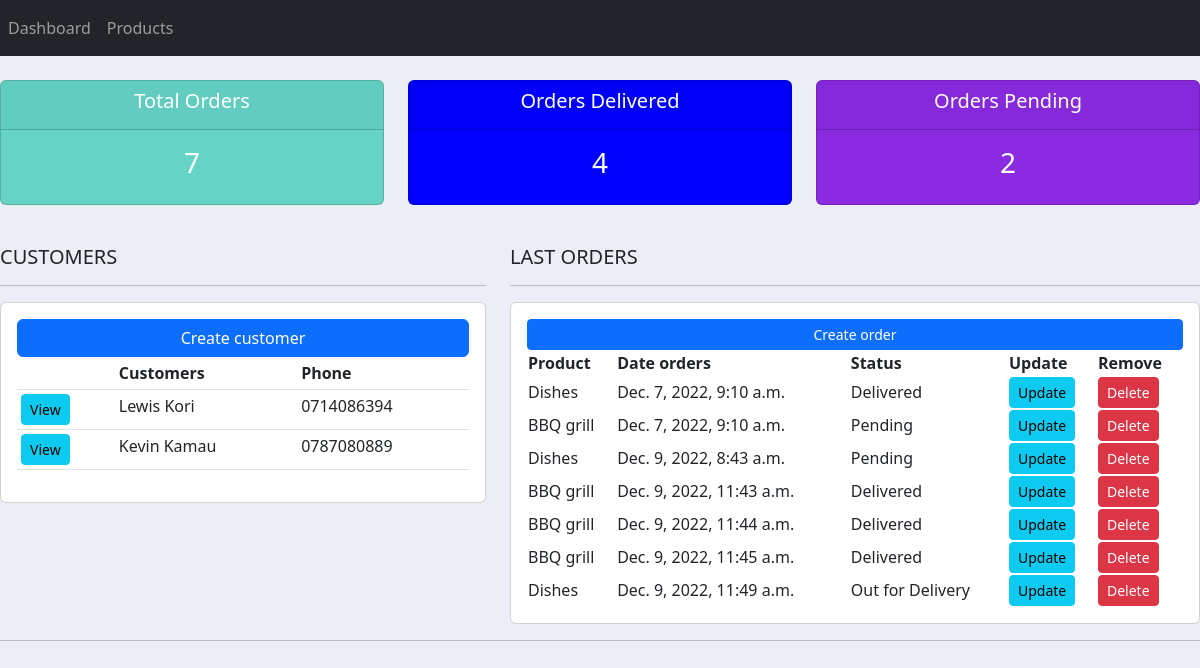
The page / on the database its author committed.
### accounts/models.py (models this page shows, shortened)
class Customer(models.Model):
    name=models.CharField(max_length=200, null=True)
    phone=models.CharField(max_length=200, null=True)
    email=models.CharField(max_length=200, null=True)
    date_created=models.DateTimeField(auto_now_add=True, null=True)

class Order(models.Model):
    STATUS=(
        ('Pending','Pending'),
        ('Out for Delivery','Out for Delivery'),
        ('Delivered','Delivered'),
    )
    customer=models.ForeignKey(Customer, null=True, on_delete=models.SET_NULL)
    product=models.ForeignKey(Product,null=True, on_delete=models.SET_NULL)
    date_created=models.DateTimeField(auto_now_add=True, null=True)
    status=models.CharField(max_length=200, null=True, choices=STATUS)

class Product(models.Model):
    CATEGORY=(
        ('Indoor','Indoor'),
        ('Outdoor','Outdoor'),
    )
    name=models.CharField(max_length=200, null=True)
    price=models.FloatField(null=True)
    category=models.CharField(max_length=200, null=True, choices=CATEGORY)
    description=models.CharField(max_length=200, null=True)
    date_created=models.DateTimeField(auto_now_add=True, null=True)
    tags=models.ManyToManyField(Tag)
    def __str__(self):
        return self.name

### accounts/views.py (the view)
# urls.py: 2. Add a URL to urlpatterns:  path('', views.home, name='home')
def home(request):
    customers=Customer.objects.all()
    orders=Order.objects.all()
    total_customers=customers.count()
    delivered=orders.filter(status='Delivered').count()
    pending=orders.filter(status='Pending').count()
    total_orders=orders.count()
    context={'orders':orders,'customers':customers,
    'total_orders':total_orders,
    'delivered':delivered,
    'pending':pending}
    return render(request, 'accounts/dashboard.html', context)

### accounts/templates/accounts/dashboard.html
{% extends 'accounts/main.html'%}
{%block content%}
{% include 'accounts/status.html'%}
<br>
<div class="row">
    <div class="col-md-5">
        <h5>CUSTOMERS</h5>
        <hr>
        <div class="card card-body">
            <a href="" class="btn btn-primary">Create customer</a>
            <table class="table table-sm">
                <tr>
                    <th></th>
                    <th>Customers</th>
                    <th>Phone</th>
                </tr>
                {% for customer in customers%}
                    <tr>
                        <td><a class="btn btn-sm btn-info" href="{% url 'customer' customer.id %}">View</a></td>
                        <td>{{customer.name}}</td>
                        <td>{{customer.phone}}</td>
                    </tr>
                {% endfor %}
            </table>
        </div>
    </div>
    <div class="col-md-7">
        <h5>LAST ORDERS</h5>
        <hr>
        <div class="card card-body">
            <a href="{% url 'create_order' %}" class="btn btn-primary btn-sm btn-block">Create order</a>
            <table>
                <tr>
                    <th>Product</th>
                    <th>Date orders</th>
                    <th>Status</th>
                    <th>Update</th>
                    <th>Remove</th>
                </tr>
                {% for order in orders%}
                    <tr>
                        <td>{{order.product}}</td>
                        <td>{{order.date_created}}</td>
                        <td>{{order.status}}</td>
                        <td><a class="btn btn-sm btn-info" href="">Update</a></td>
                        <td><a class="btn btn-sm btn-danger" href="">Delete</a></td>
                    </tr>
                {% endfor %}
            </table>
        </div>
    </div>
</div>
{%endblock%}

### accounts/templates/accounts/main.html (shortened to what this page needs)
{% load static %}
<!DOCTYPE html>
<html lang="en">
<head>
    <link href="https://cdn.jsdelivr.net/npm/bootstrap@5.2.3/dist/css/bootstrap.min.css" rel="stylesheet">
    <link rel="stylesheet" type="text/css" href="{% static '/css/main.css'%}">
</head>
<body>
    {% include 'accounts/navbar.html'%}
    {% block content %}
    {% endblock %}
    <hr>
</body>
</html>

### accounts/templates/accounts/navbar.html (shortened to what this page needs)
{% load static %}
<nav class="navbar navbar-expand-lg navbar-dark bg-dark">
    <div class="collapse navbar-collapse" id="navbarNav">
      <ul class="navbar-nav">
        <li class="nav-item active">
          <a class="nav-link" href="{% url 'home' %}">Dashboard </a>
        </li>
        <li class="nav-item">
          <a class="nav-link" href="{% url 'products' %}">Products</a>
        </li>
      </ul>
    </div>
  </nav>

### accounts/templates/accounts/status.html
<br>
<div class="row">
    <div class="col">
        <div class="col-md">
            <div class="card text-center text-white mb-3" id="total-orders">
                <div class="card-header">
                    <h5 class="card-title">Total Orders</h5>
                </div>
                <div class="card-body">
                    <h3 class="card-title">{{total_orders}}</h3>
                </div>
            </div>
        </div>
    </div>
    <div class="col">
        <div class="col-md">
            <div class="card text-center text-white mb-3" id="orders-delivered">
                <div class="card-header">
                    <h5 class="card-title">Orders Delivered</h5>
                </div>
                <div class="card-body">
                    <h3 class="card-title">{{delivered}}</h3>
                </div>
            </div>
        </div>
    </div>
    <div class="col">
        <div class="col-md">
            <div class="card text-center text-white mb-3" id="orders-pending">
                <div class="card-header">
                    <h5 class="card-title">Orders Pending</h5>
                </div>
                <div class="card-body">
                    <h3 class="card-title">{{pending}}</h3>
                </div>
            </div>
        </div>
    </div>
</div>

### static/css/main.css (style rules this page uses)
body { background-color: #ebeff5; }
#total-orders { background-color: #4cbc; }
#orders-delivered { background-color: blue; }
#orders-pending { background-color: blueviolet; }

### rows shown on the page
Customer: name "Lewis Kori", phone "0714086394"
Customer: name "Kevin Kamau", phone "0787080889"
Order: product "Dishes", date_created "Dec. 7, 2022, 9:10 a.m.", status "Delivered"
Order: product "BBQ grill", date_created "Dec. 7, 2022, 9:10 a.m.", status "Pending"
Order: product "Dishes", date_created "Dec. 9, 2022, 8:43 a.m.", status "Pending"
Order: product "BBQ grill", date_created "Dec. 9, 2022, 11:43 a.m.", status "Delivered"
Order: product "BBQ grill", date_created "Dec. 9, 2022, 11:44 a.m.", status "Delivered"
Order: product "BBQ grill", date_created "Dec. 9, 2022, 11:45 a.m.", status "Delivered"
Order: product "Dishes", date_created "Dec. 9, 2022, 11:49 a.m.", status "Out for Delivery"

### other values the page prints
{{ total_orders }} "7"
{{ delivered }} "4"
{{ pending }} "2"
